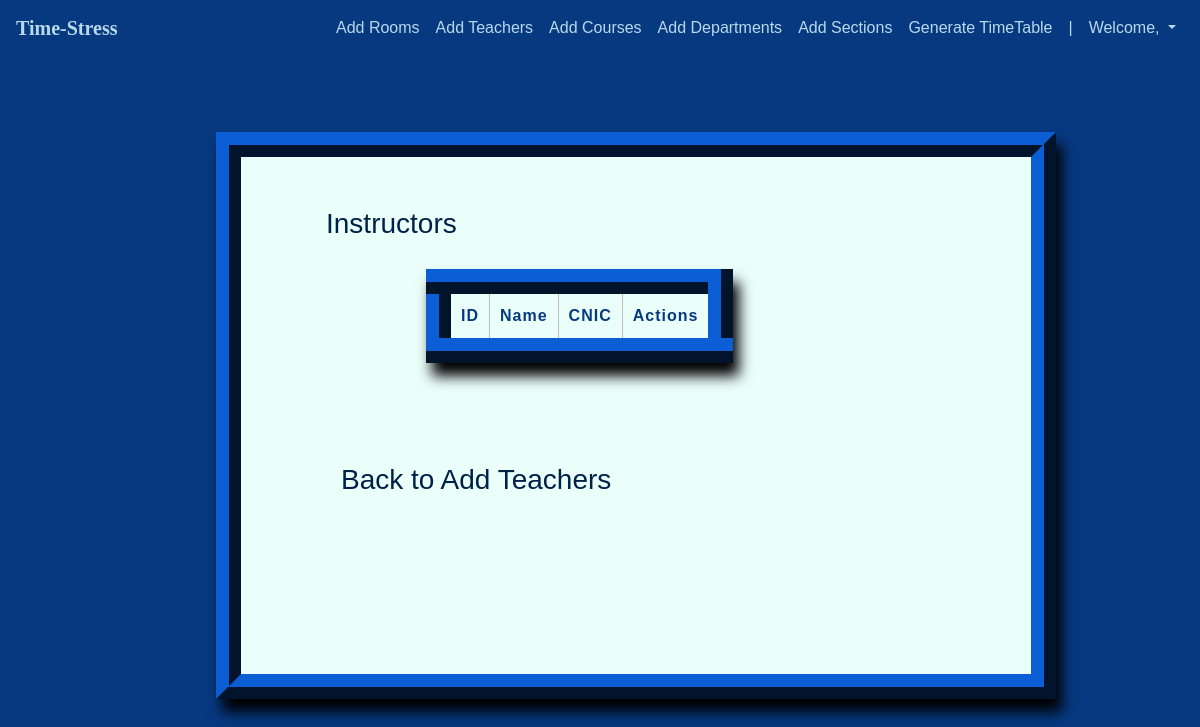
/admins/instructors/, run on an earlier commit of the app's database.
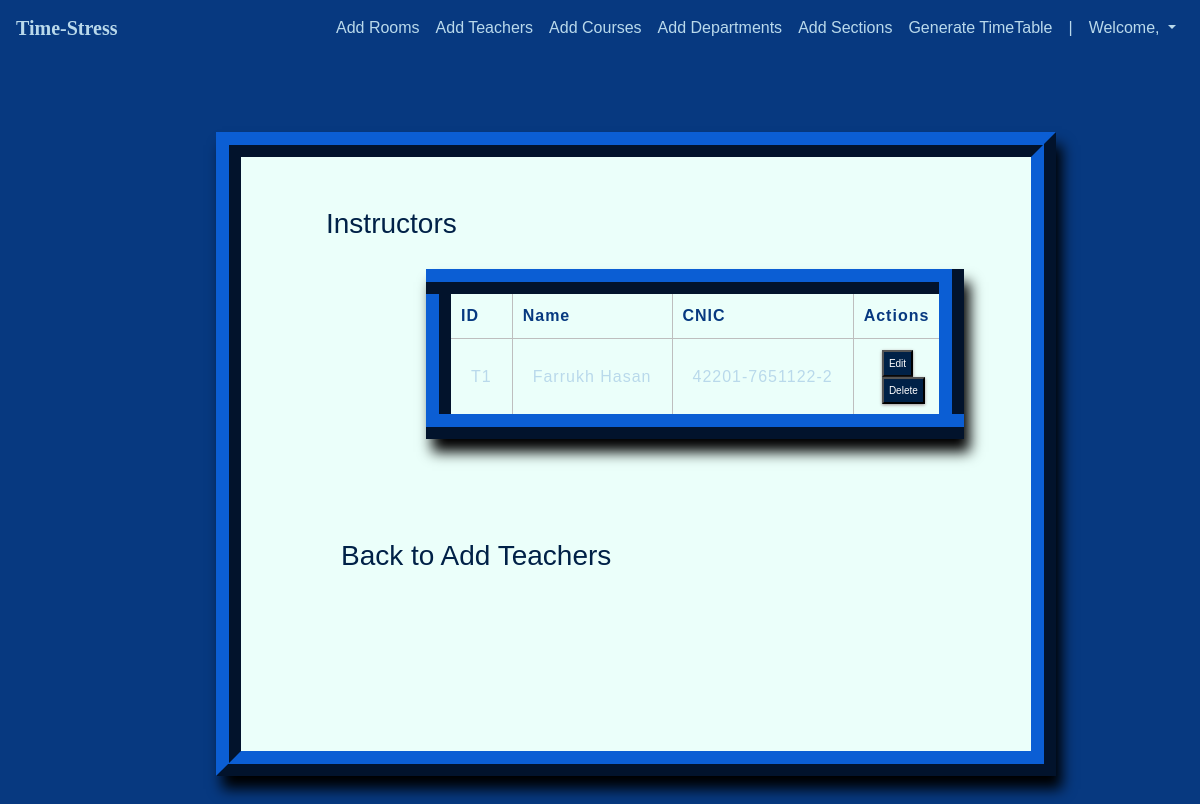
And on a later commit of the database.
### ttgen/models.py (models this page shows, shortened)
class Instructor(models.Model):
    id_number = models.CharField(max_length=6)
    name = models.CharField(max_length=100)
    cnic = models.CharField(max_length=15)

### ttgen/views.py (the view)
# urls.py: path('admins/instructors/', views.admin_instructors, name='admin_instructors'),
def admin_instructors(request):
    instructors = Instructor.objects.all()
    return render(request, 'admin/instructors.html', {'instructors': instructors})

### templates/admin/instructors.html (shortened to what this page needs)
<!DOCTYPE html>
<html lang="en">
<head>
  <link rel="stylesheet" href="https://maxcdn.bootstrapcdn.com/bootstrap/4.0.0/css/bootstrap.min.css">
  <link rel="stylesheet" type="text/css" href="static/css/index.css">
</head>
<body>
  <header>
<nav class="navbar navbar-expand-md   fixed-top   ">
        <a class="navbar-brand" href="{% url 'admin_dashboard' %}"><b>Time-Stress</b></a>
        <div class="collapse navbar-collapse" id="navbarCollapse">
            <ul class="navbar-nav ml-auto">
                <li class="nav-item">
                    <a class="nav-link" href="{% url 'admin_add_room' %}">Add Rooms</a>
                  </li>
                  <li class="nav-item">
                    <a class="nav-link" href="{% url 'admin_add_instructor' %}">Add Teachers</a>
                  </li>
                  <li class="nav-item">
                <a class="nav-link" href="{% url 'admin_add_course' %}">Add Courses</a>
              </li>
              <li class="nav-item">
                <a class="nav-link" href="{% url 'admin_add_department' %}">Add Departments</a>
              </li>
              <li class="nav-item">
                <a class="nav-link" href="{% url 'admin_add_section' %}">Add Sections</a>
              </li>
    <li class="nav-item">
    <a class="nav-link" href="{% url 'admin_generate_timetable' %}">Generate TimeTable</a>
    </li>
              <li class="nav-item active">
                <a class="nav-link">|</a>
              </li>
              <li class="nav-item dropdown">
                <a class="nav-link dropdown-toggle" href="#" id="dropdown03" data-toggle="dropdown" aria-haspopup="true" aria-expanded="false">Welcome, {{ user.first_name }}</a>
            </li>
            </ul>
          </div>
    </nav>
</header><br><br>
  {% block content %}
  {% load static %}
  <fieldset class="fieldset">
    <h1 class="tablink" onclick="openPage('new')" id="defaultOpen">Instructors</h1>
    <div class="container">
      <table class="table2">
        <thead>
          <tr>
            <th>ID</th>
            <th>Name</th>
            <th>CNIC</th>
            <th>Actions</th>
          </tr>
        </thead>
        <tbody>
          {% for inst in instructors %}
          <tr>
            <td>{{inst.id_number}}</td>
            <td>{{inst.name}}</td>
            <td>{{inst.cnic}}</td>
            <td class="empty">
              <form action="{% url 'admin_edit_instructor' inst.id %}" method="post">
                <input type="submit" value="Edit" class="cross">
              </form>
              <form action="{% url 'admin_delete_instructor' inst.id %}" method="post">
                <input type="submit" value="Delete" class="cross">
              </form>
            </td>
          </tr>
          {% endfor %}
        </tbody>
      </table>
      <a href="{% url 'admin_add_instructor'%}">
        <h1 class="tablink" onclick="openPage('new')" id="defaultOpen">Back to Add Teachers</h1>
      </a>
    </div>
  </fieldset>
  {% endblock %}

What changed in the data, as far as the page shows it:
added Instructor: id_number "T1", name "Farrukh Hasan", cnic "42201-7651122-2"
